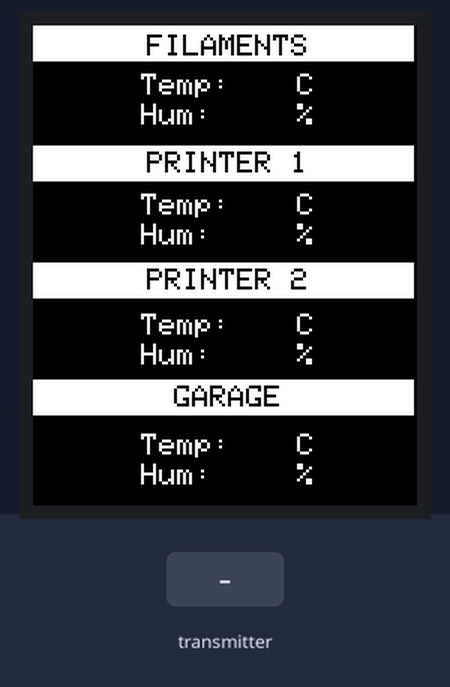
Bench run of a sketch on a simulated ESP32. Shown: 128×160 colour display. The test bench sets the inputs (shaded band). What the sketch prints to the serial monitor is not drawn.

Above: at 1.3 s.
1.4 s: the transmitter starts sending mac = 0
At 17.2 s:
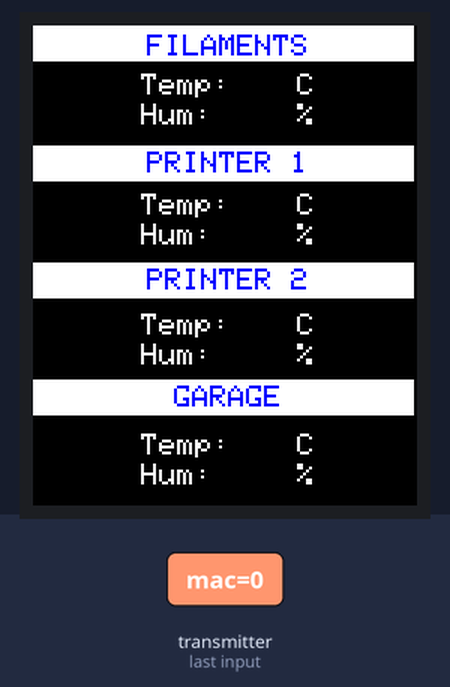
Timing chart, 0 to 17.5 s (numbered marks = the images above; inputs shaded):
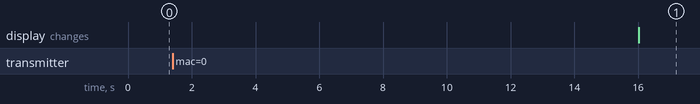

The sketch:

ESPnow-Cabinet-Display.ino
```cpp
#include <esp_now.h>
#include <WiFi.h>
#include <Wire.h>
#include <SPI.h>
#include <Adafruit_GFX.h>    // Core graphics library
#include <Adafruit_ST7735.h> // Hardware-specific library

#define TFT_DC 18
#define TFT_CS 16
#define TFT_RST 0
#define TFT_SCLK 35
#define TFT_MOSI 33

char MAC_DIS[18] = "C0:4E:30:4B:19:BC";
char MAC_FIL[18] = "C0:4E:30:4B:2F:8C";
char MAC_PR1[18] = "48:27:E2:46:C4:16";
char MAC_PR2[18] = "48:27:E2:47:35:5C";
char MAC_GAR[18] = "C0:4E:30:4B:19:E0";

char lastTempFIL[3]= "99";
char lastHumFIL[3]= "99";
char lastTempPR1[3]= "99";
char lastHumPR1[3]= "99";
char lastTempPR2[3]= "99";
char lastHumPR2[3]= "99";
char lastTempGAR[3]= "99";
char lastHumGAR[3]= "99";

int updateTimer = 0;

int lastUpdateFIL = 0;
int lastUpdatePR1 = 0;
int lastUpdatePR2 = 0;
int lastUpdateGAR = 0;

bool lostFIL = false;
bool lostPR1 = false;
bool lostPR2 = false;
bool lostGAR = false;

int textStart = 36;
int textDataStart = 55;
int textUnitStart = 70;

typedef struct struct_message {
  char mac[18];
  int temperature;
  int humidity;
} struct_message;

struct_message myData;

Adafruit_ST7735 tft = Adafruit_ST7735(TFT_CS, TFT_DC, TFT_MOSI, TFT_SCLK, TFT_RST);

void OnDataRecv(const esp_now_recv_info *recInfo, const uint8_t *incomingData, int len) {
  Serial.println("Receiving Data!");
  memcpy(&myData, incomingData, sizeof(myData));
  char recMac[18];
  char temp[3];
  char hum[3];

  strcpy(recMac, myData.mac);
  itoa(myData.temperature, temp, 10);
  itoa(myData.humidity, hum, 10);

  Serial.print("Data received from: ");
  Serial.print(recMac);
  Serial.print("   Data -> Temp: ");
  Serial.print(temp);
  Serial.print(" - Hum: ");
  Serial.println(hum);

  if(strcmp(recMac,MAC_FIL)==0){
    drawFilTemp(temp);
    drawFilHum(hum);
    lastUpdateFIL = 0;
  }
  else if(strcmp(recMac,MAC_PR1)==0){
    drawPr1Temp(temp);
    drawPr1Hum(hum);
    lastUpdatePR1 = 0;
  }
  else if(strcmp(recMac,MAC_PR2)==0){
    drawPr2Temp(temp);
    drawPr2Hum(hum);
    lastUpdatePR2 = 0;
  }
  else if(strcmp(recMac,MAC_GAR)==0){
    drawGarageTemp(temp);
    drawGarageHum(hum);
    lastUpdateGAR = 0;
  }
}


void setup() {
  Serial.begin(115200);
  while (!Serial) { delay(100); }
  WiFi.mode(WIFI_STA);

  if(esp_now_init() != ESP_OK){
    Serial.println("Error initializing ESP-NOW");
    return;
  } else { Serial.println("ESP-NOW initialized");}


  textDataStart = textStart + 38;
  textUnitStart = textStart + 52;

  tft.initR(INITR_GREENTAB);
  tft.fillScreen(ST7735_BLACK);
  drawTemplate();

  if(esp_now_register_recv_cb(OnDataRecv) != ESP_OK) {
    Serial.println("Failed to Register Receiver Callback");
  } else { Serial.println("Receiver Callback registered"); }

  Serial.println("Dispay started");
}

void loop() {
  if(updateTimer + 1000 < millis())
  {
    if(updateTimer > millis()){ updateTimer = 0; }
    updateTimer = millis();
    lastUpdateFIL++;
    lastUpdatePR1++;
    lastUpdatePR2++;
    lastUpdateGAR++;
    if(lastUpdateFIL > 15) { if(!lostFIL) { changeFilColor(ST7735_BLUE); lostFIL = true; } }
    else { if(lostFIL) { changeFilColor(ST7735_BLACK); lostFIL = false; } }

    if(lastUpdatePR1 > 15) { if(!lostPR1) { changePR1Color(ST7735_BLUE); lostPR1 = true; } }
    else { if(lostPR1) { changePR1Color(ST7735_BLACK); lostPR1 = false; } }

    if(lastUpdatePR2 > 15) { if(!lostPR2) { changePR2Color(ST7735_BLUE); lostPR2 = true; } }
    else { if(lostPR2) { changePR2Color(ST7735_BLACK); lostPR2 = false; } }

    if(lastUpdateGAR > 15) { if(!lostGAR) { changeGARColor(ST7735_BLUE); lostGAR = true; } }
    else { if(lostGAR) { changeGARColor(ST7735_BLACK); lostGAR = false; } }
  }
}

void drawTemplate() {
  tft.fillRect(-1, -1, tft.width(), 13, ST7735_WHITE);
  tft.setCursor(38, 3);
  tft.setTextColor(ST7735_BLACK);
  tft.print("FILAMENTS");
  tft.setTextColor(ST7735_WHITE);
  tft.setCursor(textStart, 16);
  tft.print("Temp: ");
  tft.setCursor(textStart, 26);
  tft.print("Hum: ");
  tft.setCursor(textUnitStart, 16);
  tft.print("C");
  tft.setCursor(textUnitStart, 26);
  tft.print("%");

  tft.fillRect(-1, 40, tft.width(), 12, ST7735_WHITE);
  tft.setCursor(38, 42);
  tft.setTextColor(ST7735_BLACK);
  tft.print("PRINTER 1");
  tft.setTextColor(ST7735_WHITE);
  tft.setCursor(textStart, 56);
  tft.print("Temp: ");
  tft.setCursor(textStart, 66);
  tft.print("Hum: ");
  tft.setCursor(textUnitStart, 56);
  tft.print("C");
  tft.setCursor(textUnitStart, 66);
  tft.print("%");

  tft.fillRect(-1, 79, tft.width(), 12, ST7735_WHITE);
  tft.setCursor(38, 81);
  tft.setTextColor(ST7735_BLACK);
  tft.print("PRINTER 2");
  tft.setTextColor(ST7735_WHITE);
  tft.setCursor(textStart, 96);
  tft.print("Temp: ");
  tft.setCursor(textStart, 106);
  tft.print("Hum: ");
  tft.setCursor(textUnitStart, 96);
  tft.print("C");
  tft.setCursor(textUnitStart, 106);
  tft.print("%");

  tft.fillRect(-1, 118, tft.width(), 12, ST7735_WHITE);
  tft.setCursor(47, 120);
  tft.setTextColor(ST7735_BLACK);
  tft.print("GARAGE");
  tft.setTextColor(ST7735_WHITE);
  tft.setCursor(textStart, 136);
  tft.print("Temp: ");
  tft.setCursor(textStart, 146);
  tft.print("Hum: ");
  tft.setCursor(textUnitStart, 136);
  tft.print("C");
  tft.setCursor(textUnitStart, 146);
  tft.print("%");
}

void changeFilColor(uint16_t color){
  tft.setCursor(38, 3);
  tft.setTextColor(color);
  tft.print("FILAMENTS");
  tft.setTextColor(ST7735_WHITE);
}

void changePR1Color(uint16_t color){
  tft.setCursor(38, 42);
  tft.setTextColor(color);
  tft.print("PRINTER 1");
  tft.setTextColor(ST7735_WHITE);
}

void changePR2Color(uint16_t color){
  tft.setCursor(38, 81);
  tft.setTextColor(color);
  tft.print("PRINTER 2");
  tft.setTextColor(ST7735_WHITE);
}

void changeGARColor(uint16_t color){
  tft.setCursor(47, 120);
  tft.setTextColor(color);
  tft.print("GARAGE");
  tft.setTextColor(ST7735_WHITE);
}

void drawFilTemp(char value[3]){
  if(strcmp(lastTempFIL, value)==0)
    return;
  strcpy(lastTempFIL,value);
  tft.fillRect(textDataStart, 16, 12, 10, ST7735_BLACK);
  tft.setCursor(textDataStart, 16);
  tft.print(value);
}
void drawFilHum(char value[3]){
  if(strcmp(lastHumFIL, value)==0)
    return;
  strcpy(lastHumFIL,value);
  tft.fillRect(textDataStart, 26, 12, 10, ST7735_BLACK);
  tft.setCursor(textDataStart, 26);
  tft.print(value);
}
void drawPr1Temp(char value[3]){
  if(strcmp(lastTempPR1, value)==0)
    return;
  strcpy(lastTempPR1,value);
  tft.fillRect(textDataStart, 56, 12, 10, ST7735_BLACK);
  tft.setCursor(textDataStart, 56);
  tft.print(value);
}
void drawPr1Hum(char value[3]){
  if(strcmp(lastHumPR1, value)==0)
    return;
  strcpy(lastHumPR1,value);
  tft.fillRect(textDataStart, 66, 12, 10, ST7735_BLACK);
  tft.setCursor(textDataStart, 66);
  tft.print(value);
}
void drawPr2Temp(char value[3]){
  if(strcmp(lastTempPR2, value)==0)
    return;
  strcpy(lastTempPR2,value);
  tft.fillRect(textDataStart, 96, 12, 10, ST7735_BLACK);
  tft.setCursor(textDataStart, 96);
  tft.print(value);
}
void drawPr2Hum(char value[3]){
  if(strcmp(lastHumPR2, value)==0)
    return;
  strcpy(lastHumPR2,value);
  tft.fillRect(textDataStart, 106, 12, 10, ST7735_BLACK);
  tft.setCursor(textDataStart, 106);
  tft.print(value);
}
void drawGarageTemp(char value[3]){
  if(strcmp(lastTempGAR, value)==0)
    return;
  strcpy(lastTempGAR,value);
  tft.fillRect(textDataStart, 136, 12, 10, ST7735_BLACK);
  tft.setCursor(textDataStart, 136);
  tft.print(value);
}
void drawGarageHum(char value[3]){
  if(strcmp(lastHumGAR, value)==0)
    return;
  strcpy(lastHumGAR,value);
  tft.fillRect(textDataStart, 146, 12, 10, ST7735_BLACK);
  tft.setCursor(textDataStart, 146);
  tft.print(value);
}
```
